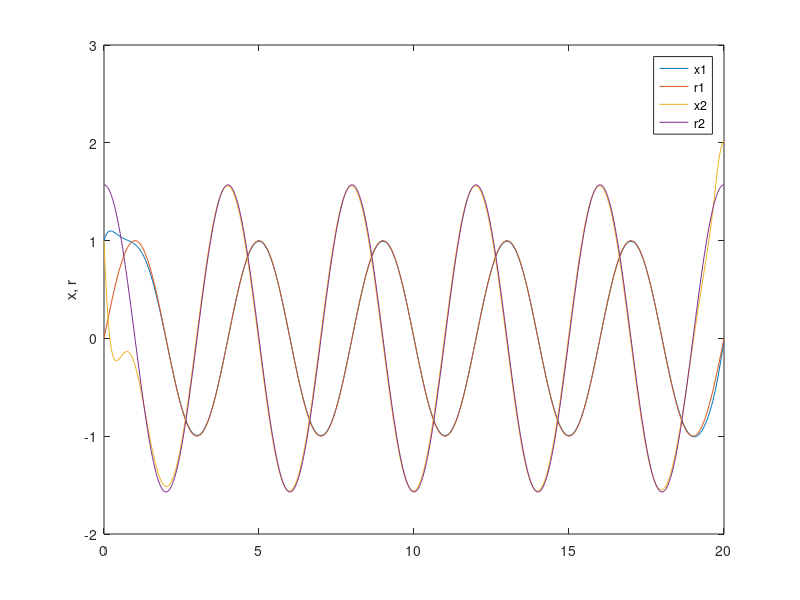
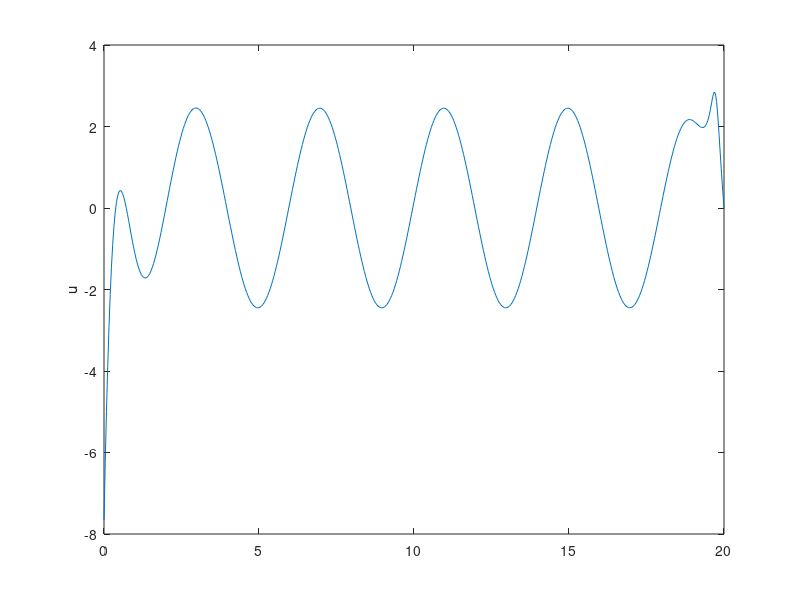
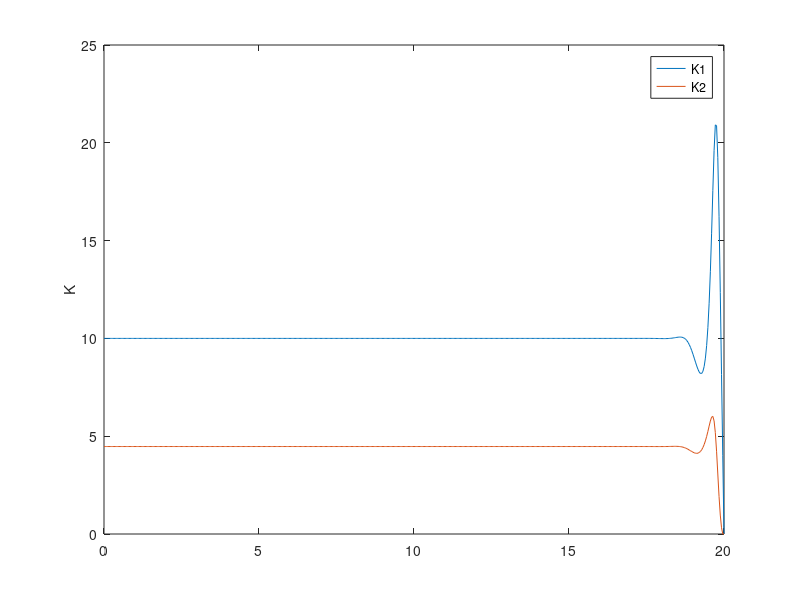
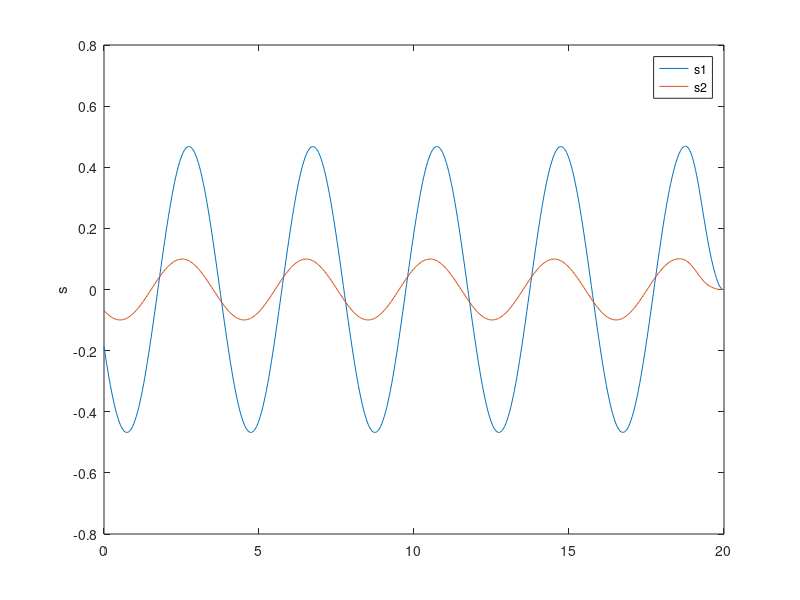

MATLAB code for these plots, in order:
%% MAE 6292 HW3
%Randy Schur
%3/3/15

clear all
close all

A=[0 1; 0 0];
B=[0 1]';
Q=[1 0; 0 0];
R=.01;

Qf=[1 0; 0 0];
tf = 20;
rf = [sin(tf*pi/2) 0]';
N=501;
t=linspace(0,tf,N);
dt=t(2)-t(1);
r=sin(t*pi/2);
r(2,:)=pi/2*cos(pi/2*t);

Q=[1 0; 0 0];
P=zeros(2,2,N);
s=zeros(2,N);
P(:,:,N)=Qf;
s(:,N)=Qf*rf;
for k=N:-1:2
    P_dot=-P(:,:,k)*A-A'*P(:,:,k)+P(:,:,k)*B/R*B'*P(:,:,k)-Q;
    s_dot= (P(:,:,k)*B/(R)*B'- A')*s(:,k)+ Q*r(:,k);
    P(:,:,k-1)=P(:,:,k)-P_dot*dt;
    s(:,k-1)= s(:,k)-s_dot*dt;
end

    x=zeros(2,N);
    K=zeros(1,2,N);
    u=zeros(1,N);

    x(:,1)=[1 1]';
for k=1:N-1
    K(:,:,k)= R\B'*P(:,:,k);
    u(k)= -K(:,:,k)*x(:,k) - R\B'*s(:,k);
    x_dot= A*(x(:,k))+ B*u(:,k);
    x(:,k+1)= x(:,k) + x_dot*dt;
end

for k=1:N
    K1(k)=K(1,1,k);
    K2(k)=K(1,2,k);
end

figure(1);

plot(t, x(1,:), t , r(1,:), t, x(2,:), t, r(2,:))
ylabel('x, r')
legend ('x1', 'r1','x2', 'r2')
figure
plot(t,u)
ylabel('u');
figure
plot(t,K1,t,K2)
ylabel('K')
legend('K1', 'K2')
figure
plot(t,s(1,:),t, s(2,:))
legend('s1', 's2')
ylabel('s')
figure(1)

